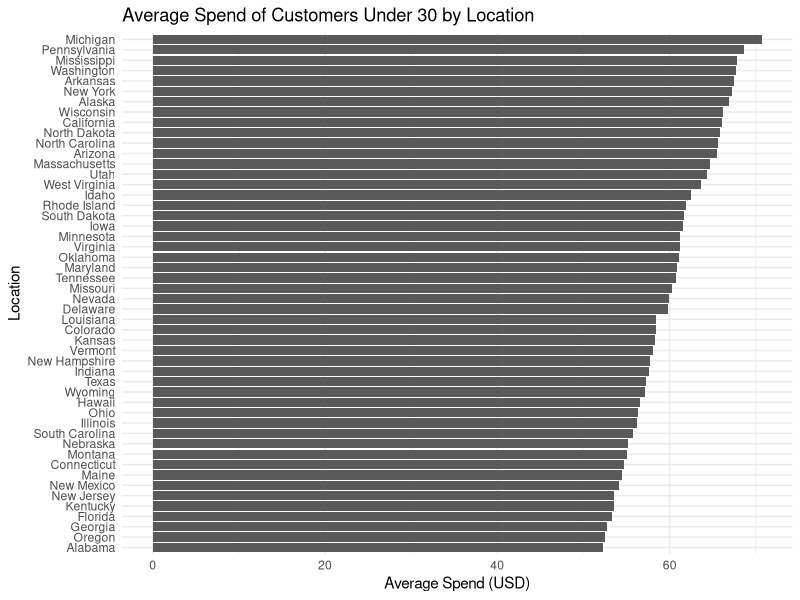

The R source for this figure:
# Example of a good practice
# 1) Import packages
library(dplyr)
library(lubridate)
library(ggplot2)

# 2) Read data with good practices
data_good <- read.csv(
  "shopping_behavior.csv",
  stringsAsFactors = FALSE,
  check.names = FALSE   # keeps "Purchase Amount (USD)" as-is
)

# 3) Parse dates correctly
data_good <- data_good %>%
  mutate(
    Date_good = dmy(Date)
  )

# 4) Remove exact duplicate rows (we know we injected some)
data_nodup <- data_good %>%
  distinct(.keep_all = TRUE)

# 5) Keep only customers under 30
young_good <- data_nodup %>%
  filter(Age < 30)

# 6) Location lookup table (regions are just for context)
location_info <- data.frame(
  Location = c("California", "New York", "Texas", "Florida"),
  Region   = c("West", "East", "South", "South"),
  stringsAsFactors = FALSE
)

# 7) Safe join: keep all young customers, add Region if Location matches
merged_good <- young_good %>%
  left_join(location_info, by = "Location")

# 8) Clean up Location variants into one standard name
final_clean <- merged_good %>%
  mutate(
    Location_clean = case_when(
      Location %in% c("California", "california", "Californi", "CA") ~ "California",
      Location %in% c("New York", "NewYork", "N. York")              ~ "New York",
      TRUE ~ Location
    )
  ) %>%
  group_by(Location_clean) %>%
  summarise(
    avg_spend_young = mean(`Purchase Amount (USD)`, na.rm = TRUE),
    n_customers     = n(),
    .groups = "drop"
  ) %>%
  arrange(Location_clean)

# 9) Round numbers to make the table nice for printing
final_clean$avg_spend_young <- round(final_clean$avg_spend_young, 2)

# 10) Print final result nicely
final_clean

print(final_clean, n = Inf)
View(final_clean)

# 11) Plot final results
plot_data <- final_clean %>%
  arrange(avg_spend_young) %>%
  mutate(Location_clean = factor(Location_clean, Location_clean))

ggplot(plot_data, aes(x = Location_clean, y = avg_spend_young)) +
  geom_bar(stat = "identity") +
  coord_flip() +
  labs(
    title = "Average Spend of Customers Under 30 by Location",
    x = "Location",
    y = "Average Spend (USD)"
  ) +
  theme_minimal()